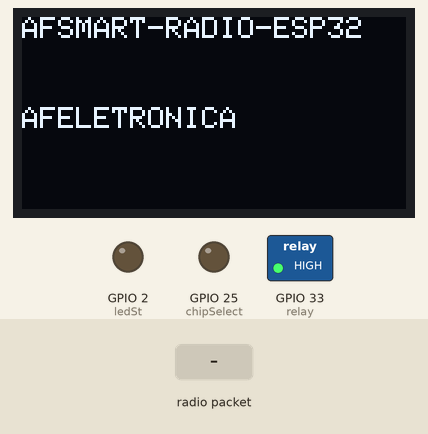
This sketch was run on a simulated ESP32. Shown: 128×64 one-colour display, switched loads named in the sketch (green lamp = pin HIGH), output pins drawn as LEDs (lit = HIGH). Inputs (shaded band) come from the test bench. Random numbers use the default seed unless the sketch sets one; no radio packets arrive unless stated; what the sketch prints to the serial monitor is not drawn.

Above: at 0.1 s.
3.4 s: radio packet "1" arrives
Timing chart, 0 to 6.4 s (numbered marks = the images above; inputs shaded):
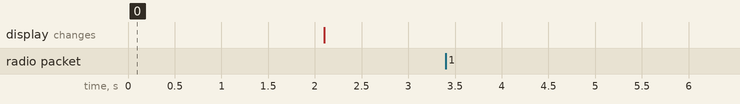

The sketch:

Test_LoRaDuplex_NEW_R3.ino
```cpp
/*
 * Teste AFSmart ESP32_EthLora V1.0
  LoRa Duplex communication

  Sends a message every half second, and polls continually
  for new incoming messages. Implements a one-byte addressing scheme,
  with 0xFF as the broadcast address.

  Uses readString() from Stream class to read payload. The Stream class'
  timeout may affect other functuons, like the radio's callback. For an

  created 28 April 2017
  by Tom Igoe
*/
#include <SPI.h>              // include libraries
#include "LoRa.h"
//#include <SD.h>
//#include <mySD.h>
#include <Wire.h>
#include <Adafruit_GFX.h>
#include <Adafruit_SH1106.h>
//#include <LiquidCrystal_I2C.h>
//LiquidCrystal_I2C lcd(0x3f,16,2);  // set the LCD address to 0x27 for a 16 chars and 2 line display
//File dataFile;
#define OLED_SDA 21
#define OLED_SCL 22

boolean SDcard = false;       //para usar o cartão mude para true, o cartõa precisa estar inserido ao módudo

const int ledSt = 2;
const int relay = 33;

// Initialize the OLED display using Wire library
//SSD1306  display(0x3C, 21, 22);
Adafruit_SH1106 display(21, 22);

//SE Módulo com ARDUINO PRO-MINI
//const int csPin = 10;          // LoRa radio chip select
//const int resetPin = 9;       // LoRa radio reset
//const int irqPin = 2;         // change for your board; must be a hardware interrupt pin

//SE Módulo com  ESP32
#define chipSelect 25
const int csPin = 5;          // LoRa radio chip select
const int resetPin = 16;       // LoRa radio reset
const int irqPin = 17;         // change for your board; must be a hardware interrupt pin


String outgoing;              // outgoing message

byte msgCount = 0;            // count of outgoing messages
byte localAddress = 0xFF;     // address of this device
byte destination = 0xBB;      // destination to send to
long lastSendTime = 0;        // last send time
int interval = 2000;          // interval between sends

void setup() {

  Serial.begin(115200);                   // initialize serial
  while (!Serial);

  display.begin(SH1106_SWITCHCAPVCC, 0x3C);
  display.clearDisplay();


  pinMode(chipSelect, OUTPUT); //ChipSelect
  pinMode(relay, OUTPUT); //Relay
  pinMode(ledSt, OUTPUT); //ledSt
  digitalWrite(relay,HIGH);
  digitalWrite(ledSt,LOW);

  display.setTextSize(1);
  display.setTextColor(WHITE);
  display.setCursor(0,0);
  display.println("AFSMART-RADIO-ESP32");
  display.setTextSize(1);
   display.setCursor(0,30);
  display.println("AFELETRONICA");
  display.display();
  delay(2000);
  display.clearDisplay();

  // lcd.init();
   //delay(100);
   //lcd.init();

 /*if(SDcard)
  {
          Serial.print("Initializing SD card...");
             initialize SD library with SPI pins
            if (!SD.begin(27, 23, 19, 18)) {
              Serial.println("initialization failed!");
              return;
            }
            Serial.println("initialization done.");
             open "test.txt" for writing
              dataFile = SD.open("FileAFE.txt", FILE_WRITE);
               if open succesfully -> root != NULL
                then write string "Hello world!" to it

              if (dataFile) {
                dataFile.println("PIA - IOT SOLUTION R0.0!");
                dataFile.flush();
                close the file
                dataFile.close();
              } else {
                 if the file open error, print an error
                Serial.println("error opening FileAFE.txt");
              }
              delay(1000);
      }*/


     // Serial.println("Cartao Inicializado");
      //dataFile = SD.open("datalog.csv", FILE_WRITE);
      //dataFile.close();
 // }

  //lcd.backlight();
  //lcd.clear();
  //delay(1);
  //lcd.setCursor(0,0); // COLUNA, LINHA
 // lcd.print("    AFSmart     ");
  //lcd.setCursor(0,1); // COLUNA, LINHA
  //lcd.print("   Lora ESP32   ");
  //delay(1000);
 // lcd.clear();
  Serial.println("LoRa Duplex");

  // override the default CS, reset, and IRQ pins (optional)
  LoRa.setPins(csPin, resetPin, irqPin);// set CS, reset, IRQ pin

  if (!LoRa.begin(915E6)) {             // initialize ratio at 915 MHz
    Serial.println("LoRa init failed. Check your connections.");
    display.setTextSize(1);
    display.setCursor(0,35);
    display.println("Radio init failed");
    display.display();

    while (true);                       // if failed, do nothing
  }

  Serial.println("LoRa init succeeded.");
    display.setTextSize(1);
    display.setCursor(0,35);
    display.println("Radio init succeeded");
    display.display();

}

void loop() {

  if (millis() - lastSendTime > interval) {
    String message = "AFEletronica estou aqui ouvindo 100%";   // send a message
    sendMessage(message);
    Serial.println("Sending " + message);
    lastSendTime = millis();            // timestamp the message
    interval = random(2000) + 1000;    // 2-3 seconds
  }

  // parse for a packet, and call onReceive with the result:
  onReceive(LoRa.parsePacket());


}

void sendMessage(String outgoing) {
  LoRa.beginPacket();                   // start packet
  LoRa.write(destination);              // add destination address
  LoRa.write(localAddress);             // add sender address
  LoRa.write(msgCount);                 // add message ID
  LoRa.write(outgoing.length());        // add payload length
  LoRa.print(outgoing);                 // add payload
  LoRa.endPacket();                     // finish packet and send it
  msgCount++;                           // increment message ID
}

void onReceive(int packetSize) {
  if (packetSize == 0) return;          // if there's no packet, return

  // read packet header bytes:
  int recipient = LoRa.read();          // recipient address
  byte sender = LoRa.read();            // sender address
  byte incomingMsgId = LoRa.read();     // incoming msg ID
  byte incomingLength = LoRa.read();    // incoming msg length

  String incoming = "";

  while (LoRa.available()) {
    incoming += (char)LoRa.read();
  }

  if (incomingLength != incoming.length()) {   // check length for error
    Serial.println("error: message length does not match length");
    return;                             // skip rest of function
  }

  // if the recipient isn't this device or broadcast,
  if (recipient != localAddress && recipient != 0xFF) {
    Serial.println("This message is not for me.");
    return;                             // skip rest of function
  }

  digitalWrite(relay,LOW);
  digitalWrite(ledSt,LOW);
  delay(200);
 digitalWrite(relay,HIGH);
  digitalWrite(ledSt,HIGH);

  // if message is for this device, or broadcast, print details:
  Serial.println("Received from: 0x" + String(sender, HEX));
  Serial.println("Sent to: 0x" + String(recipient, HEX));
  Serial.println("Message ID: " + String(incomingMsgId));
  Serial.println("Message length: " + String(incomingLength));
  Serial.println("Message received: " + incoming);
  Serial.println("RSSI: " + String(LoRa.packetRssi()));
  Serial.println("Snr: " + String(LoRa.packetSnr()));
  Serial.println();


   //lcd.setCursor(1,0); // COLUNA, LINHA
   //lcd.print("RSSI  ==>");
   //lcd.print("RSSI: " + String(LoRa.packetRssi()));
   //lcd.setCursor(1,1); // COLUNA, LINHA
   //lcd.print("Snr: " + String(LoRa.packetSnr()));

//  display.setColor(WHITE);
//  display.setTextAlignment(TEXT_ALIGN_CENTER);
//  //display.drawString(64, 15, String(LoRa.packetSnr()));
//  display.drawString(64, 15, String("AFELETRONICA"));
//  display.setFont(ArialMT_Plain_10);
//
//  display.display();

  display.setTextSize(1);
  display.setTextColor(WHITE);
  display.setCursor(0,0);
  display.println("AFSMART-RADIO-ESP32");
  display.setCursor(0,10);
  display.println("RSSI: " + String(LoRa.packetRssi()));
  display.setCursor(0,20);
  display.println("Snr: " + String(LoRa.packetSnr()));
  display.setCursor(0,30);
  display.println("Message ID: " + String(incomingMsgId));
  display.setCursor(0,40);
  display.println("Message length: " + String(incomingLength));
  display.setCursor(0,55);
  display.println("AFELETRONICA.COM.BR");
  display.display();
  //delay(2000);
  display.clearDisplay();


}
```

Measured:
- after the input at 3.4 s, every drawn part: stays the same
